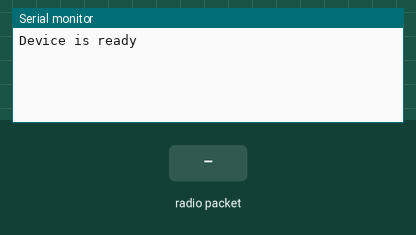
Simulated run of this sketch. Board: Arduino Mega 2560, built with avr-gcc and run on an emulated ATmega2560. Shown: the last lines printed to the serial monitor. Inputs (shaded band) come from the test bench. No radio packets arrive unless stated.

Above: at 1.2 s.
1.3 s: radio packet "5" arrives
At 2.5 s:
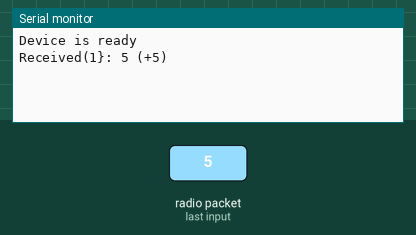
2.8 s: radio packet "90" arrives
At 3.9 s:
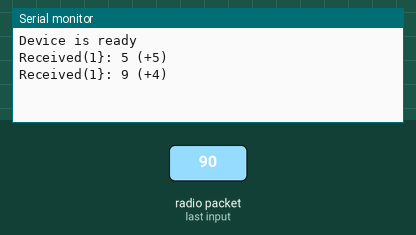
4.3 s: radio packet "200" arrives
At 5.0 s:
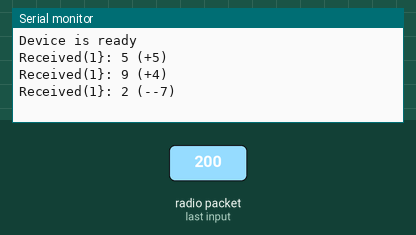

The sketch:

receiver01.ino
```cpp
// (licence header left out)
#include <VirtualWire.h>

char message[VW_MAX_MESSAGE_LEN]; // a buffer to store the incoming messages
byte messageLength = VW_MAX_MESSAGE_LEN; // the size of the message
int last_idx = 0;

void setup()
{
  Serial.begin(9600);

  Serial.println("Device is ready");

  // Initialize the IO and ISR
  vw_setup(2000); // Bits per sec

  vw_rx_start(); // Start the receiver
}


void loop()
{
  if (vw_get_message(message, &messageLength)) // Non-blocking
  {
    message[messageLength] = 0;
    Serial.print("Received(");
    Serial.print(messageLength);
    Serial.print("}: ");
    Serial.print(message);

    Serial.print(" (");
    int idx=atoi(message);
    Serial.print(idx>last_idx ? "+" : "-");
    Serial.print(idx-last_idx);
    last_idx=idx;
    Serial.print(")");
    Serial.println();
  }
}
```

Measured:
- after the input at 1.3 s, the serial monitor: prints a new line at once (image 1)
- after the input at 2.8 s, the serial monitor: prints a new line at once (image 2)
- after the input at 4.3 s, the serial monitor: prints a new line at once (image 3)
